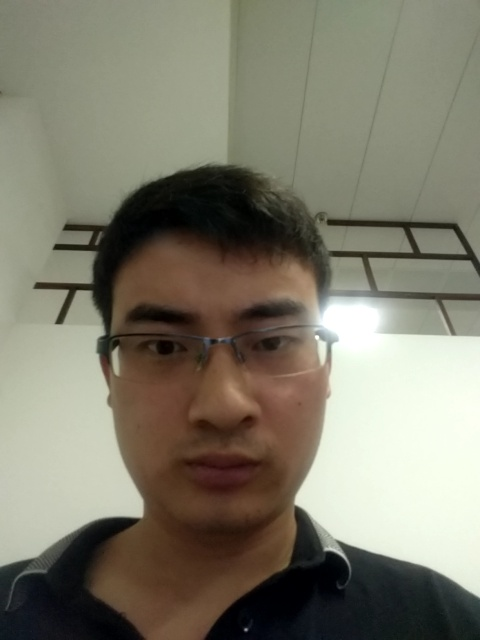
#> input picture src/deploy/img/img0.jpg, 480 x 640 px
$ python -i face_preprocess.py   (imports and definitions only)   (older library calls are emulated)
#> lines starting #> are read from the running program, lines starting #| are printed output that depends on the picture
#> further down, picture is the input picture: shape (640, 480, 3); mean B, G, R 108.3, 124.1, 127.5

import cv2
import numpy as np
from skimage import transform as trans

def parse_lst_line(line):
  vec = line.strip().split("\t")
  assert len(vec)>=3
  aligned = int(vec[0])
  image_path = vec[1]
  label = int(vec[2])
  bbox = None
  landmark = None
  #print(vec)
  if len(vec)>3:
    bbox = np.zeros( (4,), dtype=np.int32)
    for i in range(3,7):
      bbox[i-3] = int(vec[i])
    landmark = None
    if len(vec)>7:
      _l = []
      for i in range(7,17):
        _l.append(float(vec[i]))
      landmark = np.array(_l).reshape( (2,5) ).T
  #print(aligned)
  return image_path, label, bbox, landmark, aligned


def read_image(img_path, **kwargs):
  mode = kwargs.get('mode', 'rgb')
  layout = kwargs.get('layout', 'HWC')
  if mode=='gray':
    img = cv2.imread(img_path, cv2.CV_LOAD_IMAGE_GRAYSCALE)
  else:
    img = cv2.imread(img_path, cv2.CV_LOAD_IMAGE_COLOR)
    if mode=='rgb':
      #print('to rgb')
      img = img[...,::-1]
    if layout=='CHW':
      img = np.transpose(img, (2,0,1))
  return img


def preprocess(img, bbox=None, landmark=None, **kwargs):
  if isinstance(img, str):
    img = read_image(img, **kwargs)
  M = None
  image_size = []
  str_image_size = kwargs.get('image_size', '112,112')
  if len(str_image_size)>0:
    image_size = [int(x) for x in str_image_size.split(',')]
    if len(image_size)==1:
      image_size = [image_size[0], image_size[0]]
    assert len(image_size)==2
    assert image_size[0]==112
    assert image_size[0]==112 or image_size[1]==96
  if landmark is not None:
    assert len(image_size)==2
    src = np.array([
      [30.2946, 51.6963],
      [65.5318, 51.5014],
      [48.0252, 71.7366],
      [33.5493, 92.3655],
      [62.7299, 92.2041] ], dtype=np.float32 )
    if image_size[1]==112:
      src[:,0] += 8.0
    dst = landmark.astype(np.float32)

    tform = trans.SimilarityTransform()
    tform.estimate(dst, src)
    M = tform.params[0:2,:]
    #M = cv2.estimateRigidTransform( dst.reshape(1,5,2), src.reshape(1,5,2), False)

  if M is None:
    if bbox is None: #use center crop
      det = np.zeros(4, dtype=np.int32)
      det[0] = int(img.shape[1]*0.0625)
      det[1] = int(img.shape[0]*0.0625)
      det[2] = img.shape[1] - det[0]
      det[3] = img.shape[0] - det[1]
    else:
      det = bbox
    margin = kwargs.get('margin', 44)
    bb = np.zeros(4, dtype=np.int32)
    bb[0] = np.maximum(det[0]-margin/2, 0)
    bb[1] = np.maximum(det[1]-margin/2, 0)
    bb[2] = np.minimum(det[2]+margin/2, img.shape[1])
    bb[3] = np.minimum(det[3]+margin/2, img.shape[0])
    ret = img[bb[1]:bb[3],bb[0]:bb[2],:]
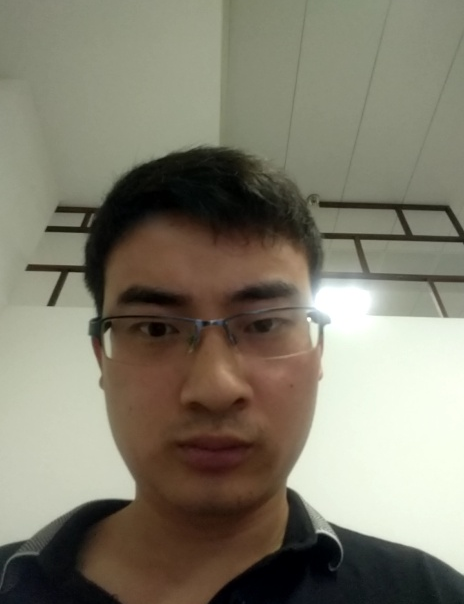
#> ret: shape (604, 464, 3); mean B, G, R 109, 125.1, 129.1
    if len(image_size)>0:
      ret = cv2.resize(ret, (image_size[1], image_size[0]))
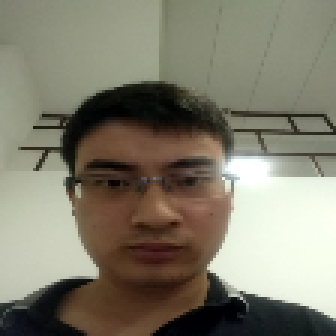
#> ret: shape (112, 112, 3) (shown 3 times larger); mean B, G, R 108.9, 125, 129
    return ret
  else: #do align using landmark
    assert len(image_size)==2

    # [8 lines of commented-out code are left out]
    warped = cv2.warpAffine(img,M,(image_size[1],image_size[0]), borderValue = 0.0)

    #tform3 = trans.ProjectiveTransform()
    #tform3.estimate(src, dst)
    #warped = trans.warp(img, tform3, output_shape=_shape)
    return warped

>>> import cv2
>>> picture = cv2.imread('../deploy/img/img0.jpg')
>>> result = preprocess(picture)

$ run again, on src/deploy/img/img1.jpg
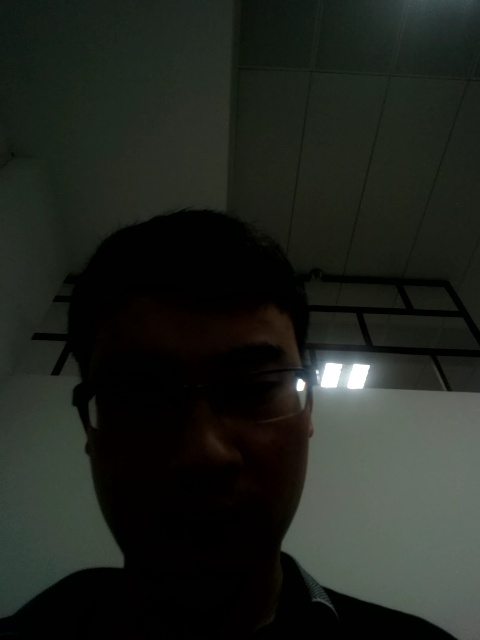
#> input picture src/deploy/img/img1.jpg, 480 x 640 px
#> picture is the input picture: shape (640, 480, 3); mean B, G, R 30.9, 36.4, 32.5
#> in preprocess, `ret = img[bb[1]:bb[3],bb[0]:bb[2],:]`:
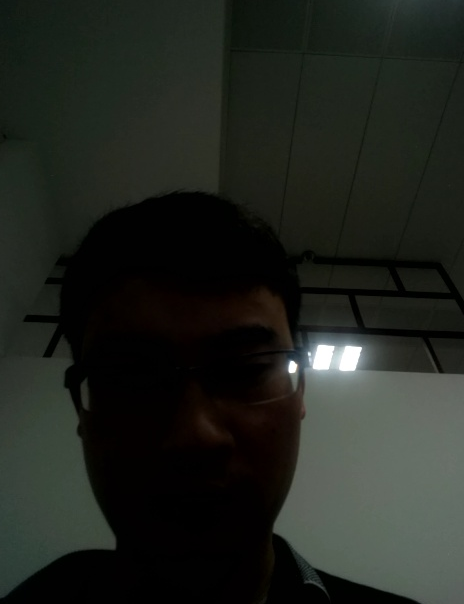
#> ret: shape (604, 464, 3); mean B, G, R 31.1, 36.7, 33
#> in preprocess, `ret = cv2.resize(ret, (image_size[1], image_size[0]))`:
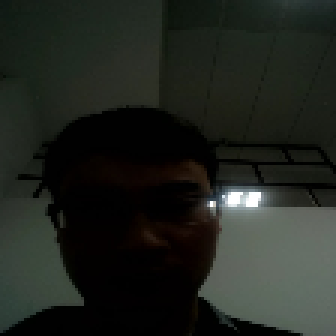
#> ret: shape (112, 112, 3) (shown 3 times larger); mean B, G, R 31.1, 36.6, 32.9

$ run again, on src/deploy/img/img2.jpg
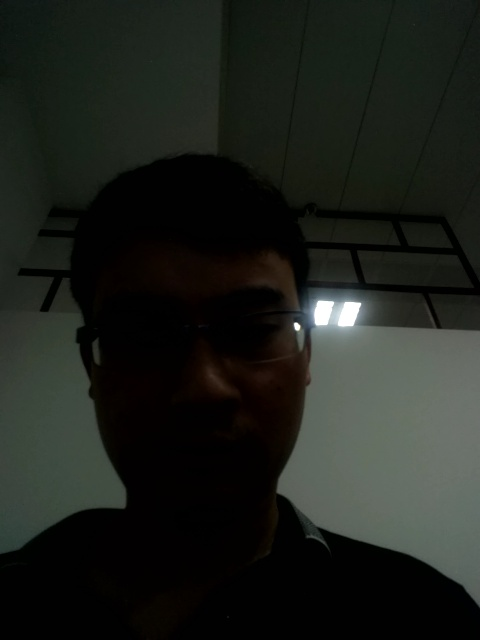
#> input picture src/deploy/img/img2.jpg, 480 x 640 px
#> picture is the input picture: shape (640, 480, 3); mean B, G, R 28.1, 33.1, 29.8
#> in preprocess, `ret = img[bb[1]:bb[3],bb[0]:bb[2],:]`:
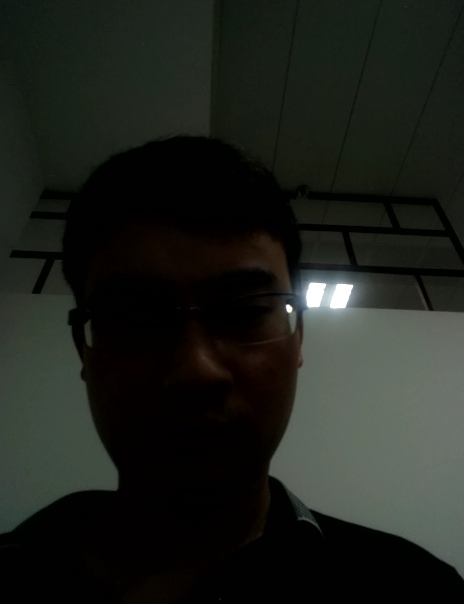
#> ret: shape (604, 464, 3); mean B, G, R 28.5, 33.5, 30.4
#> in preprocess, `ret = cv2.resize(ret, (image_size[1], image_size[0]))`:
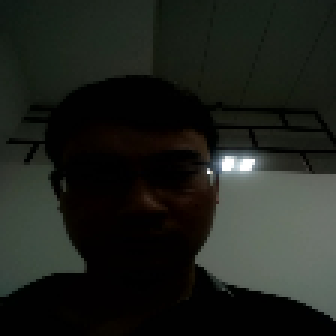
#> ret: shape (112, 112, 3) (shown 3 times larger); mean B, G, R 28.4, 33.5, 30.3
